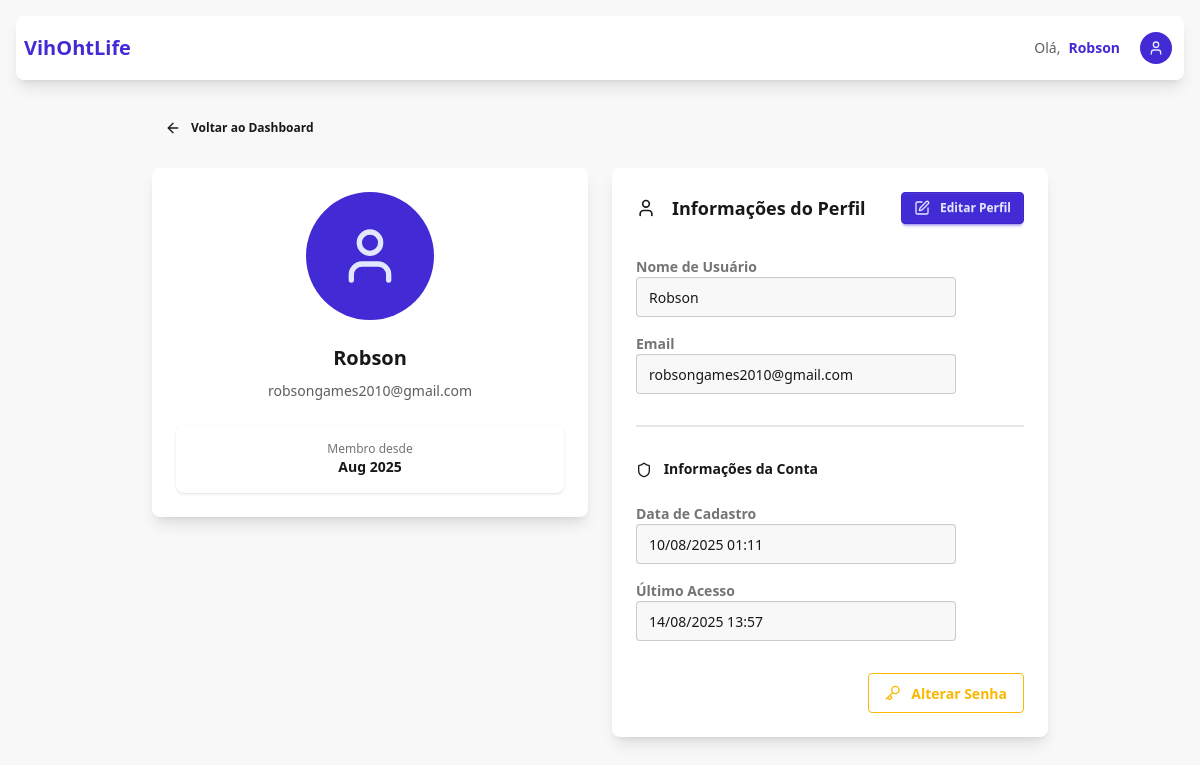
The app's page /auth/profile/ (signed in) with its own data.
### authentication/models.py (models this page shows, shortened)
class User(AbstractUser):
    email = models.EmailField(max_length=100, unique=True)
    profile_image = models.ImageField(
        upload_to=user_profile_image_path,
        null=True,
        blank=True,
        help_text="Upload a profile image (max 5MB, JPG/PNG)",
    )
    is_premium = models.BooleanField(default=False)
    USERNAME_FIELD = "email"
    REQUIRED_FIELDS = ["username"]
    def get_profile_image_url(self):
        if self.profile_image and hasattr(self.profile_image, "url"):
            return self.profile_image.url
        return None

### authentication/views.py (the view)
# urls.py: path("profile/", views.profile_view, name="profile"),
@login_required
def profile_view(request):
    return render(request, "authentication/profile.html")

### templates/authentication/profile.html
{% extends 'landingpage/base.html' %}
{% load static %}
{% block dashboard_content %}
<div class="max-w-4xl mx-auto">
  <div class="mb-6">
    <a href="{% url 'landingpage' %}" class="btn btn-ghost btn-sm">
      <i data-lucide="arrow-left" class="w-4 h-4 mr-1"></i>
      Voltar ao Dashboard
    </a>
  </div>
  <div class="grid grid-cols-1 lg:grid-cols-2 gap-6">
    <div class="lg:col-span-1">
      <div class="card bg-base-100 shadow-lg">
        <div class="card-body text-center">
          <div class="avatar mx-auto mb-4">
            <div class="w-32 rounded-full {% if not user.get_profile_image_url %}bg-primary text-primary-content flex items-center justify-center{% endif %}">
              {% if user.get_profile_image_url %}
                <img src="{{ user.get_profile_image_url }}" alt="Profile Image" class="rounded-full">
              {% else %}
                <i data-lucide="user" class="w-16 h-16"></i>
              {% endif %}
            </div>
          </div>
          <h2 class="text-xl font-bold">{{ user.username }}</h2>
          <p class="text-base-content/70">{{ user.email }}</p>
          <div class="stats shadow mt-4">
            <div class="stat place-items-center">
              <div class="stat-title text-xs">Membro desde</div>
              <div class="stat-value text-sm">{{ user.date_joined|date:'M Y' }}</div>
            </div>
          </div>
        </div>
      </div>
    </div>
    <div class="lg:col-span-1">
      <div class="card bg-base-100 shadow-lg">
        <div class="card-body">
          <div class="flex justify-between items-center mb-6">
            <h2 class="card-title">
              <i data-lucide="user" class="w-5 h-5 mr-2"></i>
              Informações do Perfil
            </h2>
            <a href="{% url 'authentication:edit_profile' %}" class="btn btn-primary btn-sm">
              <i data-lucide="edit" class="w-4 h-4 mr-1"></i>
              Editar Perfil
            </a>
          </div>
          <div class="grid grid-cols-1 gap-4">
            <div class="form-control flex flex-col">
              <label class="label">
                <span class="label-text font-semibold">Nome de Usuário</span>
              </label>
              <input
                type="text"
                value="{{ user.username }}"
                class="input input-bordered bg-base-200"
                readonly
              />
            </div>
            <div class="form-control flex flex-col">
              <label class="label">
                <span class="label-text font-semibold">Email</span>
              </label>
              <input
                type="email"
                value="{{ user.email }}"
                class="input input-bordered bg-base-200"
                readonly
              />
            </div>
          </div>
          <div class="divider"></div>
          <h3 class="font-semibold mb-4">
            <i data-lucide="shield" class="w-4 h-4 inline mr-2"></i>
            Informações da Conta
          </h3>
          <div class="grid grid-cols-1 gap-4">
            <div class="form-control flex flex-col">
              <label class="label">
                <span class="label-text font-semibold">Data de Cadastro</span>
              </label>
              <input
                type="text"
                value="{{ user.date_joined|date:'d/m/Y H:i' }}"
                class="input input-bordered bg-base-200"
                readonly
              />
            </div>
            <div class="form-control flex flex-col">
              <label class="label">
                <span class="label-text font-semibold">Último Acesso</span>
              </label>
              <input
                type="text"
                value="{{ user.last_login|date:'d/m/Y H:i'|default:'Nunca' }}"
                class="input input-bordered bg-base-200"
                readonly
              />
            </div>
          </div>
          <div class="card-actions justify-end mt-6">
            <a href="{% url 'authentication:change_password' %}" class="btn btn-outline btn-warning">
              <i data-lucide="key" class="w-4 h-4 mr-1"></i>
              Alterar Senha
            </a>
          </div>
        </div>
      </div>
    </div>
  </div>
</div>
{% endblock %}

### templates/landingpage/base.html (shortened to what this page needs)
{% extends 'base.html' %}
{% block content %}
<div class="min-h-screen bg-base-200 p-4">
  <div class="max-w-7xl mx-auto">
    <div class="navbar bg-base-100 rounded-lg shadow-lg mb-8">
      <div class="flex-1">
        <h2 class="text-xl font-bold text-primary"><a href="{% url 'landingpage' %}">VihOhtLife</a></h2>
      </div>
      <div class="flex-none flex items-center">
        {% if user.is_authenticated %}
          <div class="mr-4 hidden sm:flex items-center">
            <span class="text-sm text-base-content/70 mr-2">Olá,</span>
            <span class="text-sm font-semibold text-primary">{{ user.username }}</span>
          </div>
          <div class="dropdown dropdown-end">
            <div tabindex="0" role="button" class="btn btn-ghost btn-circle avatar">
              <div class="w-8 rounded-full bg-primary text-primary-content flex items-center justify-center" style="display: flex !important;">
                <i data-lucide="user" class="w-4 h-4"></i>
              </div>
            </div>
          </div>
        {% else %}
          <a href="{% url 'authentication:login' %}" class="btn btn-primary btn-sm">
            <i data-lucide="log-in" class="w-4 h-4 mr-1"></i>
            Entrar
          </a>
        {% endif %}
      </div>
    </div>
    {% block dashboard_content %}{% endblock %}
  </div>
</div>
{% endblock %}

### records on screen
User: username "Robson", email "robsongames2010@gmail.com", date_joined "Aug 2025", date_joined "10/08/2025 01:11", last_login "14/08/2025 13:57"
